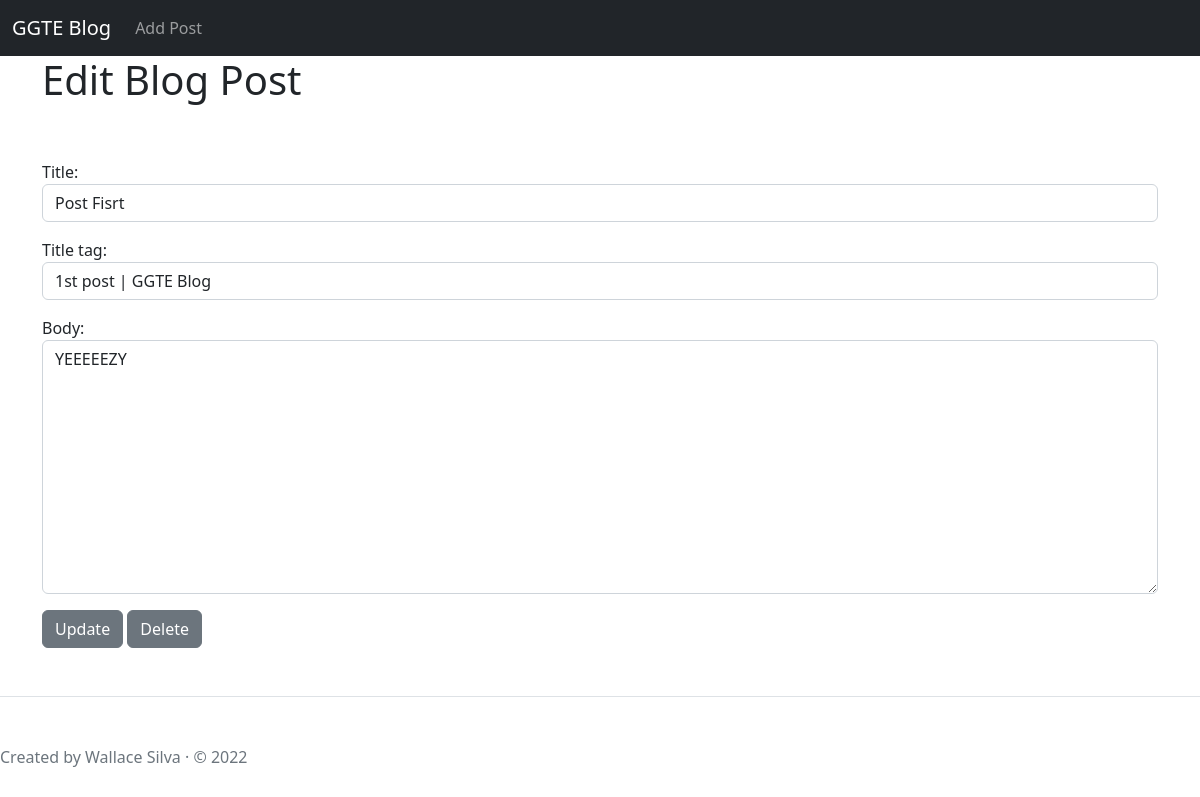
/article/edit/1, run on an earlier commit of the app's database.
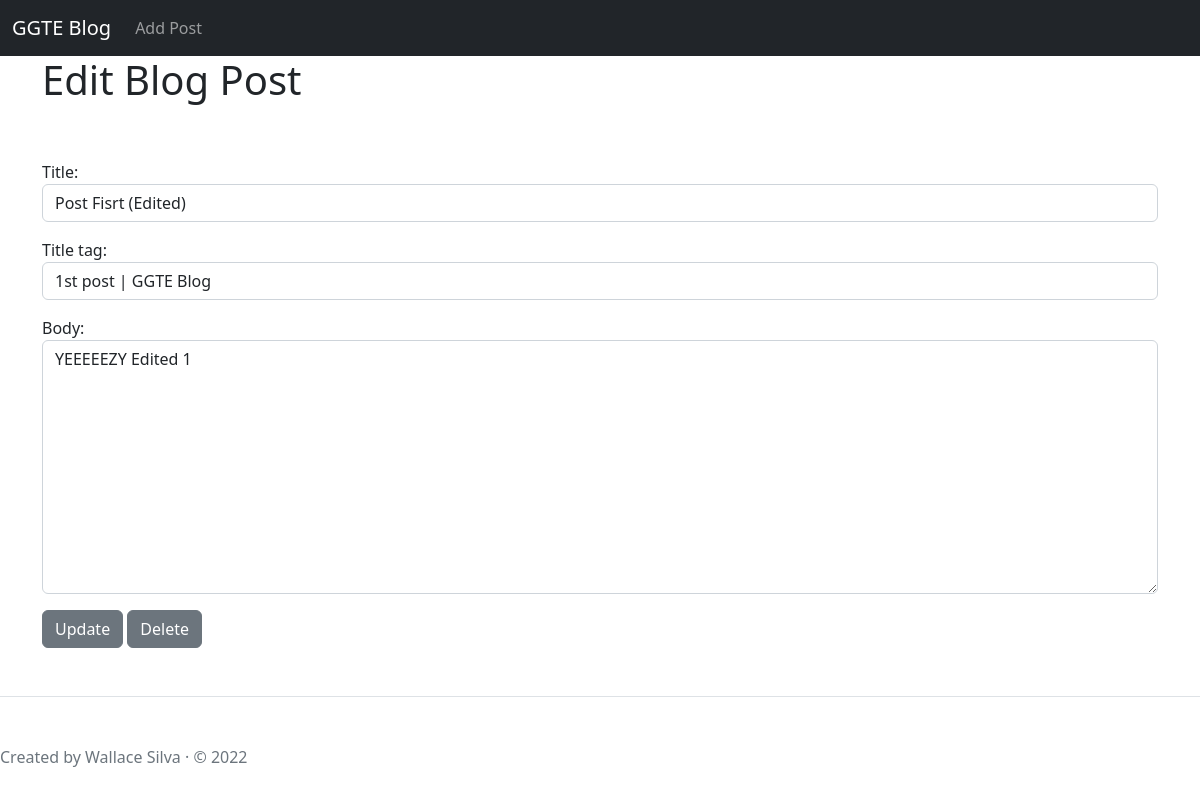
And on a later commit of the database.
### blog/models.py (models this page shows, shortened)
class Post(models.Model):
    title = models.CharField(max_length=255)
    title_tag = models.CharField(max_length=255, default='Blog Post')
    author = models.ForeignKey(User, on_delete=models.CASCADE)
    publish_date = models.DateTimeField(auto_now_add=True)
    post_date = models.DateField(auto_now_add=True)
    body = models.TextField()

### blog/views.py (the view)
# urls.py: path('article/edit/<int:pk>',UpdatePostView.as_view(), name = 'update_post' ),
class UpdatePostView(UpdateView):
    model = Post
    form_class = UpdatePostForm
    template_name = "update_post.html"

### blog/forms.py
class UpdatePostForm(forms.ModelForm):
    class Meta:
        model = Post
        fields = ['title', 'title_tag', 'body']
        widgets = {
            'title': forms.TextInput(attrs={'class': 'form-control', 'placeholder': 'placeholder exemple'}),
            'title_tag': forms.TextInput(attrs={'class': 'form-control'}),
            'body': forms.Textarea(attrs={'class': 'form-control'})
        }

### blog/templates/update_post.html (shortened to what this page needs)
{% extends 'core.html' %} {% block content %}
<h1>Edit Blog Post</h1>
<br /><br />
<div class="mb-3">
  <form method="Post">
    {{form.as_p}}
    <input class="btn btn-secondary" type="submit" value="Update">
     <a class =  "btn btn-secondary" href = " {% url 'delete_post' post.pk %} " >Delete</a>
  </form>
</div>
{% endblock %}

What changed in the data, as far as the page shows it:
changed Post "1st post | GGTE Blog": title "Post Fisrt" → "Post Fisrt (Edited)"; body "YEEEEEZY" → "YEEEEEZY Edited 1"
